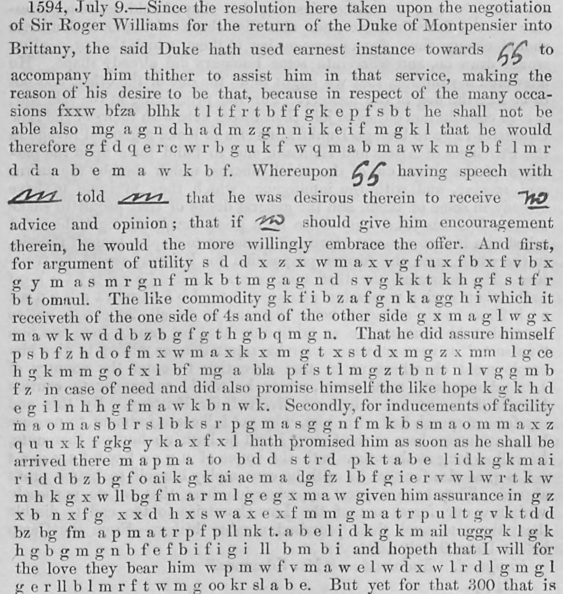
#> input picture targets/edmondes1594/images/p559_cipher.jpg, 1125 x 1188 px (shown at 1/2 size)
$ python -i segment_glyphs.py   (imports and definitions only)
#> lines starting #> are read from the running program, lines starting #| are printed output that depends on the picture; after the words box and inside, x2 and y2 are one past the last pixel; in counts of white or black regions, pixels touching at a corner belong together
#> further down, picture is the input picture: PIL image 1125x1188 L; min 7, max 255, mean 194
"""Candidate sign boxes for scripts whose signs are separate strokes inside a word (invented sign alphabets such as
T-S NS J479), where segment.py merges whole words: one box per connected ink component, small marks (dots, ticks)
attached to the nearest larger component, specks dropped. Signs that the hand joins stay one box (to be split in
CTTS); signs drawn in two strokes stay two (to be merged). A first pass for correction, not a final segmentation.

  python segment_glyphs.py BAND_DIR [--min-area 120] [--mark-area 900]
  -> BAND_DIR/../boxes.json and BAND_DIR/../overlay/<band>.png (numbered boxes, left to right)
"""
import json
import sys
from pathlib import Path

import numpy as np
from PIL import Image, ImageDraw, ImageFilter, ImageFont
from scipy import ndimage


def ink(gray):
    a = np.asarray(gray, dtype=np.float32)
    bg = np.asarray(gray.filter(ImageFilter.GaussianBlur(25)), dtype=np.float32)
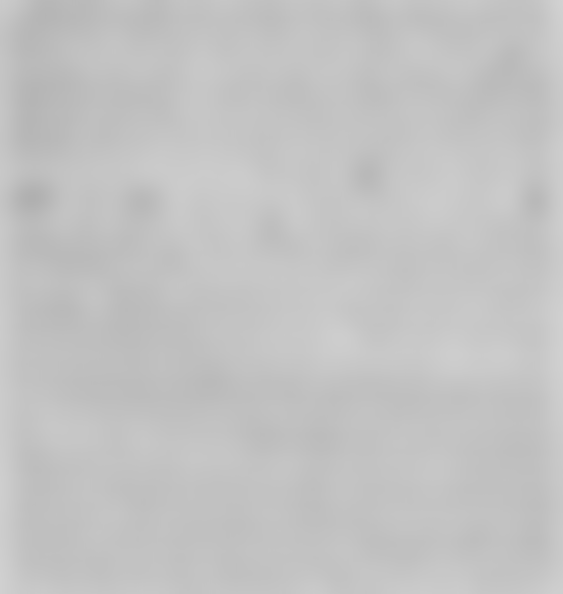
#> bg: shape (1188, 1125) float32 (shown at 1/2 size); min 176, max 210, mean 194.3
    return ndimage.binary_opening((bg - a) > 32, iterations=1)
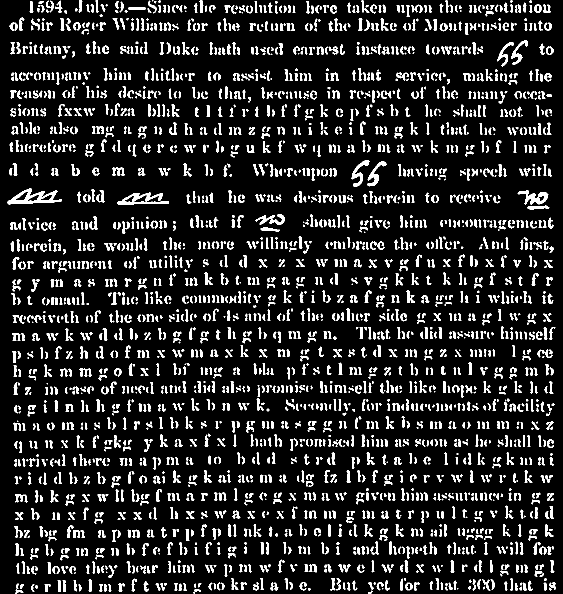
#> returned value: shape (1188, 1125) bool (shown at 1/2 size); 12.4% white; 2960 white regions (528 under 20 px), largest, box (x1, y1, x2, y2) and area: (15, 377, 124, 409) 1410, (235, 385, 338, 409) 1127, (1035, 381, 1097, 409) 774


# [45 lines left out: functions boxes_of, main, not called in this run]


# [2 lines not run here, left out]

>>> from PIL import Image
>>> picture = Image.open('../../targets/edmondes1594/images/p559_cipher.jpg')
>>> result = ink(picture)
